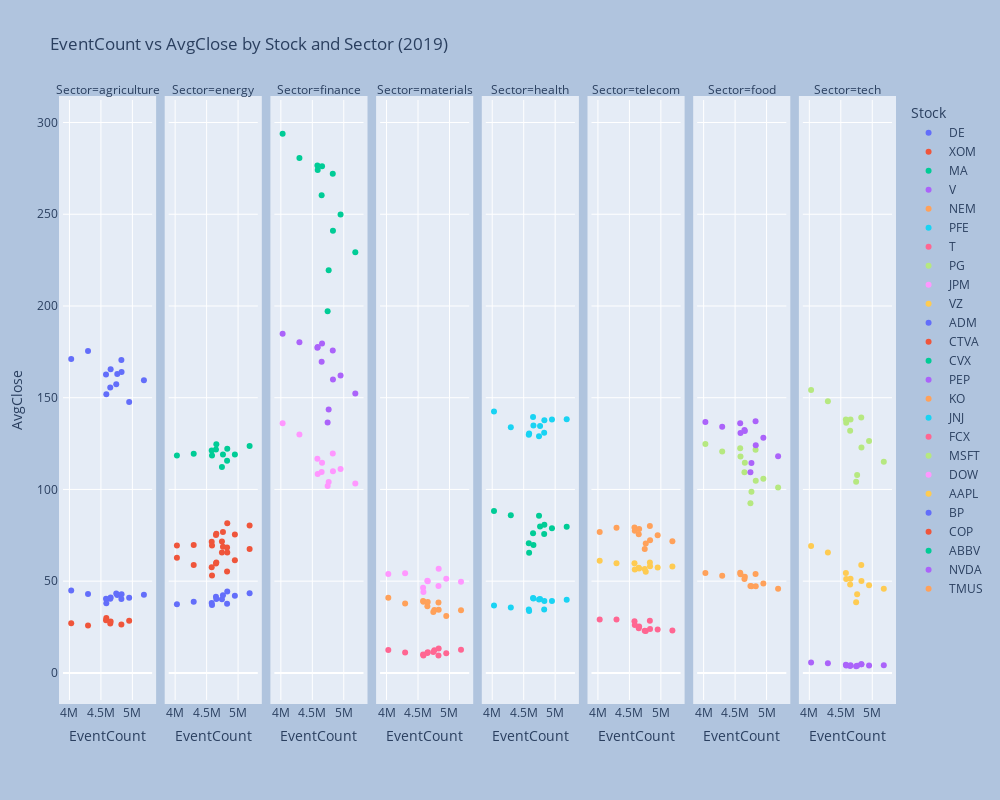

This figure's notebook cell:
### Code cell
# Plot the relationship between EventCount and AvgClose by Stock and Sector
fig = px.scatter(merged_monthly_df, 
                 x='EventCount', 
                 y='AvgClose', 
                 color='Stock', 
                 facet_col='Sector', 
                 title='EventCount vs AvgClose by Stock and Sector (2019)',)

fig.update_layout(
    autosize=False,
    width=1000,
    height=800,
    margin=dict(
        l=50,
        r=50,
        b=100,
        t=100,
        pad=4
    ),
    paper_bgcolor="LightSteelBlue",
)

fig.show()

### Figure 1 — Plotly figure (JSON) as saved in the notebook; plotly's stock layout.template omitted (floating-point values rounded to 4 significant figures)
{"data": [{"hovertemplate": "Stock=DE<br>Sector=agriculture<br>EventCount=%{x}<br>AvgClose=%{y}<extra></extra>", "legendgroup": "DE", "marker": {"color": "#636efa", "symbol": "circle"}, "mode": "markers", "name": "DE", "orientation": "v", "showlegend": true, "type": "scatter", "x": [4825131, 4295029, 4759937, 5183275, 4648432, 4027833, 4743531, 4580762, 4828190, 4585870, 4948972, 4654455], "xaxis": "x", "y": [170.5, 175.5, 162.9, 159.5, 155.6, 171.0, 157.3, 162.6, 164.0, 151.9, 147.7, 165.5], "yaxis": "y"}, {"hovertemplate": "Stock=XOM<br>Sector=energy<br>EventCount=%{x}<br>AvgClose=%{y}<extra></extra>", "legendgroup": "XOM", "marker": {"color": "#EF553B", "symbol": "circle"}, "mode": "markers", "name": "XOM", "orientation": "v", "showlegend": true, "type": "scatter", "x": [4825131, 4295029, 4759937, 5183275, 4648432, 4027833, 4743531, 4580762, 4828190, 4585870, 4948972, 4654455], "xaxis": "x2", "y": [68.4, 69.69, 76.77, 80.4, 75.14, 69.46, 71.61, 71.55, 81.59, 69.43, 75.49, 75.88], "yaxis": "y2"}, {"hovertemplate": "Stock=MA<br>Sector=finance<br>EventCount=%{x}<br>AvgClose=%{y}<extra></extra>", "legendgroup": "MA", "marker": {"color": "#00cc96", "symbol": "circle"}, "mode": "markers", "name": "MA", "orientation": "v", "showlegend": true, "type": "scatter", "x": [4825131, 4295029, 4759937, 5183275, 4648432, 4027833, 4743531, 4580762, 4828190, 4585870, 4948972, 4654455], "xaxis": "x3", "y": [272.1, 280.7, 219.5, 229.3, 260.4, 293.9, 197.1, 276.6, 241.0, 274.1, 249.9, 276.1], "yaxis": "y3"}, {"hovertemplate": "Stock=V<br>Sector=finance<br>EventCount=%{x}<br>AvgClose=%{y}<extra></extra>", "legendgroup": "V", "marker": {"color": "#ab63fa", "symbol": "circle"}, "mode": "markers", "name": "V", "orientation": "v", "showlegend": true, "type": "scatter", "x": [4825131, 4295029, 4759937, 5183275, 4648432, 4027833, 4743531, 4580762, 4828190, 4585870, 4948972, 4654455], "xaxis": "x3", "y": [175.8, 180.2, 143.6, 152.3, 169.6, 184.9, 136.4, 177.2, 159.9, 177.6, 162.1, 179.5], "yaxis": "y3"}, {"hovertemplate": "Stock=NEM<br>Sector=materials<br>EventCount=%{x}<br>AvgClose=%{y}<extra></extra>", "legendgroup": "NEM", "marker": {"color": "#FFA15A", "symbol": "circle"}, "mode": "markers", "name": "NEM", "orientation": "v", "showlegend": true, "type": "scatter", "x": [4825131, 4295029, 4759937, 5183275, 4648432, 4027833, 4743531, 4580762, 4828190, 4585870, 4948972, 4654455], "xaxis": "x4", "y": [38.41, 37.85, 34.28, 34.2, 36.27, 40.99, 33.19, 39.17, 34.4, 38.75, 30.97, 38.66], "yaxis": "y4"}, {"hovertemplate": "Stock=PFE<br>Sector=health<br>EventCount=%{x}<br>AvgClose=%{y}<extra></extra>", "legendgroup": "PFE", "marker": {"color": "#19d3f3", "symbol": "circle"}, "mode": "markers", "name": "PFE", "orientation": "v", "showlegend": true, "type": "scatter", "x": [4825131, 4295029, 4759937, 5183275, 4648432, 4027833, 4743531, 4580762, 4828190, 4585870, 4948972, 4654455], "xaxis": "x5", "y": [34.55, 35.67, 40.23, 39.9, 40.81, 36.74, 40.03, 34.61, 39.16, 33.77, 39.23, 40.55], "yaxis": "y5"}, {"hovertemplate": "Stock=T<br>Sector=telecom<br>EventCount=%{x}<br>AvgClose=%{y}<extra></extra>", "legendgroup": "T", "marker": {"color": "#FF6692", "symbol": "circle"}, "mode": "markers", "name": "T", "orientation": "v", "showlegend": true, "type": "scatter", "x": [4825131, 4295029, 4759937, 5183275, 4648432, 4027833, 4743531, 4580762, 4828190, 4585870, 4948972, 4654455], "xaxis": "x6", "y": [28.47, 29.12, 22.87, 23.11, 24.4, 29.09, 23.02, 28.09, 23.96, 26.17, 23.63, 25.36], "yaxis": "y6"}, {"hovertemplate": "Stock=PG<br>Sector=food<br>EventCount=%{x}<br>AvgClose=%{y}<extra></extra>", "legendgroup": "PG", "marker": {"color": "#B6E880", "symbol": "circle"}, "mode": "markers", "name": "PG", "orientation": "v", "showlegend": true, "type": "scatter", "x": [4825131, 4295029, 4759937, 5183275, 4648432, 4027833, 4743531, 4580762, 4828190, 4585870, 4948972, 4654455], "xaxis": "x7", "y": [121.6, 120.7, 98.71, 101.0, 109.4, 124.7, 92.41, 122.4, 104.7, 117.9, 105.8, 114.6], "yaxis": "y7"}, {"hovertemplate": "Stock=JPM<br>Sector=finance<br>EventCount=%{x}<br>AvgClose=%{y}<extra></extra>", "legendgroup": "JPM", "marker": {"color": "#FF97FF", "symbol": "circle"}, "mode": "markers", "name": "JPM", "orientation": "v", "showlegend": true, "type": "scatter", "x": [4825131, 4295029, 4759937, 5183275, 4648432, 4027833, 4743531, 4580762, 4828190, 4585870, 4948972, 4654455], "xaxis": "x3", "y": [119.6, 130.0, 104.0, 103.3, 109.5, 136.1, 101.9, 116.7, 110.0, 108.4, 111.2, 114.6], "yaxis": "y3"}, {"hovertemplate": "Stock=VZ<br>Sector=telecom<br>EventCount=%{x}<br>AvgClose=%{y}<extra></extra>", "legendgroup": "VZ", "marker": {"color": "#FECB52", "symbol": "circle"}, "mode": "markers", "name": "VZ", "orientation": "v", "showlegend": true, "type": "scatter", "x": [4825131, 4295029, 4759937, 5183275, 4648432, 4027833, 4743531, 4580762, 4828190, 4585870, 4948972, 4654455], "xaxis": "x6", "y": [60.15, 59.72, 55.13, 57.99, 57.3, 61.07, 56.63, 59.72, 58.11, 56.32, 57.44, 56.92], "yaxis": "y6"}, {"hovertemplate": "Stock=ADM<br>Sector=agriculture<br>EventCount=%{x}<br>AvgClose=%{y}<extra></extra>", "legendgroup": "ADM", "marker": {"color": "#636efa", "symbol": "circle"}, "mode": "markers", "name": "ADM", "orientation": "v", "showlegend": true, "type": "scatter", "x": [4825131, 4295029, 4759937, 5183275, 4648432, 4027833, 4743531, 4580762, 4828190, 4585870, 4948972, 4654455], "xaxis": "x", "y": [40.24, 42.95, 42.42, 42.62, 40.4, 44.98, 43.22, 40.43, 42.83, 37.91, 40.96, 41.12], "yaxis": "y"}, {"hovertemplate": "Stock=CTVA<br>Sector=agriculture<br>EventCount=%{x}<br>AvgClose=%{y}<extra></extra>", "legendgroup": "CTVA", "marker": {"color": "#EF553B", "symbol": "circle"}, "mode": "markers", "name": "CTVA", "orientation": "v", "showlegend": true, "type": "scatter", "x": [4825131, 4295029, 4648432, 4027833, 4580762, 4585870, 4948972, 4654455], "xaxis": "x", "y": [26.45, 25.89, 26.91, 27.06, 28.72, 29.98, 28.41, 28.02], "yaxis": "y"}, {"hovertemplate": "Stock=CVX<br>Sector=energy<br>EventCount=%{x}<br>AvgClose=%{y}<extra></extra>", "legendgroup": "CVX", "marker": {"color": "#00cc96", "symbol": "circle"}, "mode": "markers", "name": "CVX", "orientation": "v", "showlegend": true, "type": "scatter", "x": [4825131, 4295029, 4759937, 5183275, 4648432, 4027833, 4743531, 4580762, 4828190, 4585870, 4948972, 4654455], "xaxis": "x2", "y": [115.6, 119.5, 119.1, 123.7, 121.7, 118.5, 112.2, 121.2, 122.1, 118.5, 119.0, 124.6], "yaxis": "y2"}, {"hovertemplate": "Stock=PEP<br>Sector=food<br>EventCount=%{x}<br>AvgClose=%{y}<extra></extra>", "legendgroup": "PEP", "marker": {"color": "#ab63fa", "symbol": "circle"}, "mode": "markers", "name": "PEP", "orientation": "v", "showlegend": true, "type": "scatter", "x": [4825131, 4295029, 4759937, 5183275, 4648432, 4027833, 4743531, 4580762, 4828190, 4585870, 4948972, 4654455], "xaxis": "x7", "y": [137.1, 134.2, 114.4, 118.1, 132.5, 136.8, 109.4, 136.1, 124.1, 130.8, 128.2, 131.9], "yaxis": "y7"}, {"hovertemplate": "Stock=KO<br>Sector=food<br>EventCount=%{x}<br>AvgClose=%{y}<extra></extra>", "legendgroup": "KO", "marker": {"color": "#FFA15A", "symbol": "circle"}, "mode": "markers", "name": "KO", "orientation": "v", "showlegend": true, "type": "scatter", "x": [4825131, 4295029, 4759937, 5183275, 4648432, 4027833, 4743531, 4580762, 4828190, 4585870, 4948972, 4654455], "xaxis": "x7", "y": [53.9, 52.89, 47.17, 45.82, 51.15, 54.45, 47.36, 54.55, 47.22, 53.72, 48.77, 52.46], "yaxis": "y7"}, {"hovertemplate": "Stock=JNJ<br>Sector=health<br>EventCount=%{x}<br>AvgClose=%{y}<extra></extra>", "legendgroup": "JNJ", "marker": {"color": "#19d3f3", "symbol": "circle"}, "mode": "markers", "name": "JNJ", "orientation": "v", "showlegend": true, "type": "scatter", "x": [4825131, 4295029, 4759937, 5183275, 4648432, 4027833, 4743531, 4580762, 4828190, 4585870, 4948972, 4654455], "xaxis": "x5", "y": [130.9, 133.9, 134.6, 138.3, 139.5, 142.5, 129.0, 129.8, 137.7, 130.4, 138.1, 134.8], "yaxis": "y5"}, {"hovertemplate": "Stock=FCX<br>Sector=materials<br>EventCount=%{x}<br>AvgClose=%{y}<extra></extra>", "legendgroup": "FCX", "marker": {"color": "#FF6692", "symbol": "circle"}, "mode": "markers", "name": "FCX", "orientation": "v", "showlegend": true, "type": "scatter", "x": [4825131, 4295029, 4759937, 5183275, 4648432, 4027833, 4743531, 4580762, 4828190, 4585870, 4948972, 4654455], "xaxis": "x4", "y": [9.462, 11.13, 12.4, 12.59, 10.86, 12.49, 11.34, 9.996, 13.34, 9.471, 10.73, 11.31], "yaxis": "y4"}, {"hovertemplate": "Stock=MSFT<br>Sector=tech<br>EventCount=%{x}<br>AvgClose=%{y}<extra></extra>", "legendgroup": "MSFT", "marker": {"color": "#B6E880", "symbol": "circle"}, "mode": "markers", "name": "MSFT", "orientation": "v", "showlegend": true, "type": "scatter", "x": [4825131, 4295029, 4759937, 5183275, 4648432, 4027833, 4743531, 4580762, 4828190, 4585870, 4948972, 4654455], "xaxis": "x8", "y": [139.2, 148.1, 107.9, 115.1, 132.0, 154.2, 104.1, 138.1, 122.8, 136.4, 126.3, 138.1], "yaxis": "y8"}, {"hovertemplate": "Stock=DOW<br>Sector=materials<br>EventCount=%{x}<br>AvgClose=%{y}<extra></extra>", "legendgroup": "DOW", "marker": {"color": "#FF97FF", "symbol": "circle"}, "mode": "markers", "name": "DOW", "orientation": "v", "showlegend": true, "type": "scatter", "x": [4825131, 4295029, 5183275, 4648432, 4027833, 4580762, 4828190, 4585870, 4948972, 4654455], "xaxis": "x4", "y": [47.34, 54.34, 49.74, 50.27, 53.85, 46.41, 56.79, 44.04, 51.3, 49.95], "yaxis": "y4"}, {"hovertemplate": "Stock=AAPL<br>Sector=tech<br>EventCount=%{x}<br>AvgClose=%{y}<extra></extra>", "legendgroup": "AAPL", "marker": {"color": "#FECB52", "symbol": "circle"}, "mode": "markers", "name": "AAPL", "orientation": "v", "showlegend": true, "type": "scatter", "x": [4825131, 4295029, 4759937, 5183275, 4648432, 4027833, 4743531, 4580762, 4828190, 4585870, 4948972, 4654455], "xaxis": "x8", "y": [58.82, 65.63, 42.93, 45.82, 48.24, 69.13, 38.54, 54.5, 50.13, 51.24, 47.82, 51.3], "yaxis": "y8"}, {"hovertemplate": "Stock=BP<br>Sector=energy<br>EventCount=%{x}<br>AvgClose=%{y}<extra></extra>", "legendgroup": "BP", "marker": {"color": "#636efa", "symbol": "circle"}, "mode": "markers", "name": "BP", "orientation": "v", "showlegend": true, "type": "scatter", "x": [4825131, 4295029, 4759937, 5183275, 4648432, 4027833, 4743531, 4580762, 4828190, 4585870, 4948972, 4654455], "xaxis": "x2", "y": [37.76, 38.84, 42.39, 43.43, 41.56, 37.38, 40.12, 38.07, 44.4, 36.96, 41.99, 40.23], "yaxis": "y2"}, {"hovertemplate": "Stock=COP<br>Sector=energy<br>EventCount=%{x}<br>AvgClose=%{y}<extra></extra>", "legendgroup": "COP", "marker": {"color": "#EF553B", "symbol": "circle"}, "mode": "markers", "name": "COP", "orientation": "v", "showlegend": true, "type": "scatter", "x": [4825131, 4295029, 4759937, 5183275, 4648432, 4027833, 4743531, 4580762, 4828190, 4585870, 4948972, 4654455], "xaxis": "x2", "y": [55.24, 58.75, 68.82, 67.49, 59.6, 62.74, 65.66, 57.53, 65.63, 53.11, 61.39, 60.14], "yaxis": "y2"}, {"hovertemplate": "Stock=ABBV<br>Sector=health<br>EventCount=%{x}<br>AvgClose=%{y}<extra></extra>", "legendgroup": "ABBV", "marker": {"color": "#00cc96", "symbol": "circle"}, "mode": "markers", "name": "ABBV", "orientation": "v", "showlegend": true, "type": "scatter", "x": [4825131, 4295029, 4759937, 5183275, 4648432, 4027833, 4743531, 4580762, 4828190, 4585870, 4948972, 4654455], "xaxis": "x5", "y": [75.65, 86.0, 79.85, 79.67, 76.09, 88.25, 85.72, 70.61, 80.78, 65.51, 78.8, 69.74], "yaxis": "y5"}, {"hovertemplate": "Stock=NVDA<br>Sector=tech<br>EventCount=%{x}<br>AvgClose=%{y}<extra></extra>", "legendgroup": "NVDA", "marker": {"color": "#ab63fa", "symbol": "circle"}, "mode": "markers", "name": "NVDA", "orientation": "v", "showlegend": true, "type": "scatter", "x": [4825131, 4295029, 4759937, 5183275, 4648432, 4027833, 4743531, 4580762, 4828190, 4585870, 4948972, 4654455], "xaxis": "x8", "y": [4.767, 5.266, 3.83, 4.183, 3.742, 5.616, 3.625, 4.431, 4.679, 4.009, 3.999, 4.2], "yaxis": "y8"}, {"hovertemplate": "Stock=TMUS<br>Sector=telecom<br>EventCount=%{x}<br>AvgClose=%{y}<extra></extra>", "legendgroup": "TMUS", "marker": {"color": "#FFA15A", "symbol": "circle"}, "mode": "markers", "name": "TMUS", "orientation": "v", "showlegend": true, "type": "scatter", "x": [4825131, 4295029, 4759937, 5183275, 4648432, 4027833, 4743531, 4580762, 4828190, 4585870, 4948972, 4654455], "xaxis": "x6", "y": [80.03, 79.14, 70.58, 71.81, 75.51, 76.75, 67.56, 79.2, 72.27, 77.53, 75.07, 78.43], "yaxis": "y6"}], "layout": {"annotations": [{"font": {}, "showarrow": false, "text": "Sector=agriculture", "x": 0.05375, "xanchor": "center", "xref": "paper", "y": 1, "yanchor": "bottom", "yref": "paper"}, {"font": {}, "showarrow": false, "text": "Sector=energy", "x": 0.1812, "xanchor": "center", "xref": "paper", "y": 1, "yanchor": "bottom", "yref": "paper"}, {"font": {}, "showarrow": false, "text": "Sector=finance", "x": 0.3087, "xanchor": "center", "xref": "paper", "y": 1, "yanchor": "bottom", "yref": "paper"}, {"font": {}, "showarrow": false, "text": "Sector=materials", "x": 0.4363, "xanchor": "center", "xref": "paper", "y": 1, "yanchor": "bottom", "yref": "paper"}, {"font": {}, "showarrow": false, "text": "Sector=health", "x": 0.5637, "xanchor": "center", "xref": "paper", "y": 1, "yanchor": "bottom", "yref": "paper"}, {"font": {}, "showarrow": false, "text": "Sector=telecom", "x": 0.6912, "xanchor": "center", "xref": "paper", "y": 1, "yanchor": "bottom", "yref": "paper"}, {"font": {}, "showarrow": false, "text": "Sector=food", "x": 0.8188, "xanchor": "center", "xref": "paper", "y": 1, "yanchor": "bottom", "yref": "paper"}, {"font": {}, "showarrow": false, "text": "Sector=tech", "x": 0.9463, "xanchor": "center", "xref": "paper", "y": 1, "yanchor": "bottom", "yref": "paper"}], "autosize": false, "height": 800, "legend": {"title": {"text": "Stock"}, "tracegroupgap": 0}, "margin": {"b": 100, "l": 50, "pad": 4, "r": 50, "t": 100}, "paper_bgcolor": "LightSteelBlue", "title": {"text": "EventCount vs AvgClose by Stock and Sector (2019)"}, "width": 1000, "xaxis": {"anchor": "y", "domain": [0, 0.1075], "title": {"text": "EventCount"}}, "xaxis2": {"anchor": "y2", "domain": [0.1275, 0.235], "matches": "x", "title": {"text": "EventCount"}}, "xaxis3": {"anchor": "y3", "domain": [0.255, 0.3625], "matches": "x", "title": {"text": "EventCount"}}, "xaxis4": {"anchor": "y4", "domain": [0.3825, 0.49], "matches": "x", "title": {"text": "EventCount"}}, "xaxis5": {"anchor": "y5", "domain": [0.51, 0.6175], "matches": "x", "title": {"text": "EventCount"}}, "xaxis6": {"anchor": "y6", "domain": [0.6375, 0.745], "matches": "x", "title": {"text": "EventCount"}}, "xaxis7": {"anchor": "y7", "domain": [0.765, 0.8725], "matches": "x", "title": {"text": "EventCount"}}, "xaxis8": {"anchor": "y8", "domain": [0.8925, 1], "matches": "x", "title": {"text": "EventCount"}}, "yaxis": {"anchor": "x", "domain": [0, 1], "title": {"text": "AvgClose"}}, "yaxis2": {"anchor": "x2", "domain": [0, 1], "matches": "y", "showticklabels": false}, "yaxis3": {"anchor": "x3", "domain": [0, 1], "matches": "y", "showticklabels": false}, "yaxis4": {"anchor": "x4", "domain": [0, 1], "matches": "y", "showticklabels": false}, "yaxis5": {"anchor": "x5", "domain": [0, 1], "matches": "y", "showticklabels": false}, "yaxis6": {"anchor": "x6", "domain": [0, 1], "matches": "y", "showticklabels": false}, "yaxis7": {"anchor": "x7", "domain": [0, 1], "matches": "y", "showticklabels": false}, "yaxis8": {"anchor": "x8", "domain": [0, 1], "matches": "y", "showticklabels": false}}}
